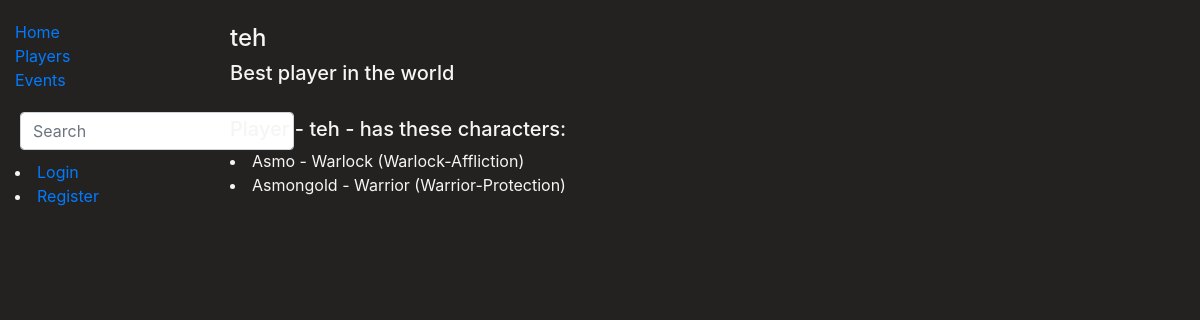
/library/players/6, run on the app's committed database.
### library/models.py (models this page shows, shortened)
class WowPlayer(models.Model):
    nickname = models.CharField('Nickname', max_length=30)
    description = models.TextField('About you', max_length=2000, default='')
    gold = models.IntegerField('How thick is your wallet', null=True)
    user = models.OneToOneField(User, on_delete=models.CASCADE, null=True)
    class Meta:
        verbose_name = 'Player'
        verbose_name_plural = 'Players'
        ordering = ['nickname']
    def display_chars(self):
        return ', '.join(char.char_title for char in self.chars.all()[:3])
    display_chars.short_description = 'Chars'

class WowChar(models.Model):
    char_title = models.CharField('Character name', max_length=30)
    wow_player = models.ForeignKey('WowPlayer', on_delete=models.CASCADE, related_name='chars')
    char_class = models.ForeignKey('WowClass', on_delete=models.SET_NULL, null=True)
    char_spec = models.ManyToManyField(WowSpec, help_text='Select spec for this char.')
    def __str__(self):
        spec_names = [spec.name for spec in self.char_spec.all()]
        return f'{self.char_title} - {self.char_class} ({" / ".join(spec_names)})'
    class Meta:
        verbose_name = 'Char'
        verbose_name_plural = 'Chars'
        ordering = ['char_title']

class WowSpec(models.Model):
    name = models.CharField('Spec', max_length=20, help_text='Character specialization.')
    class Meta:
        verbose_name = 'Spec'
        verbose_name_plural = 'Specs'
        ordering = ['name']

class WowClass(models.Model):
    name = models.CharField('Class', max_length=20, help_text='Character class.')
    class_id = models.ForeignKey('WowChar', on_delete=models.SET_NULL, null=True)
    def __str__(self):
        return self.name
    class Meta:
        verbose_name = 'Class'
        verbose_name_plural = 'Classes'
        ordering = ['name']

### library/views.py (the view)
# urls.py: path('players/<int:player_id>', views.player, name='player'),
def player(request, player_id):
    single_player = get_object_or_404(WowPlayer, pk=player_id)
    return render(request, 'player.html', {'player': single_player})

### library/templates/player.html (shortened to what this page needs)
{% extends "base.html" %}
{% block content %}
    <div class="container player">
    <h4>{{ player.nickname }}<h4>
    <h5>{{ player.description }}</h5>
    <h5>Player - {{ player.nickname }} - has these characters:</h5>
    {% for char in player.chars.all %}
       <li>{{ char }}</li>
    {% endfor %}
    </div>
{% endblock %}

### library/static/css/styles.css (style rules this page uses)
body { background-color: rgb(36, 34, 33); color: whitesmoke; }

### data on the page
WowPlayer: nickname "teh", description "Best player in the world"
WowChar: id+char_title+char_class "Asmo - Warlock (Warlock-Affliction)"
WowChar: id+char_title+char_class "Asmongold - Warrior (Warrior-Protection)"
